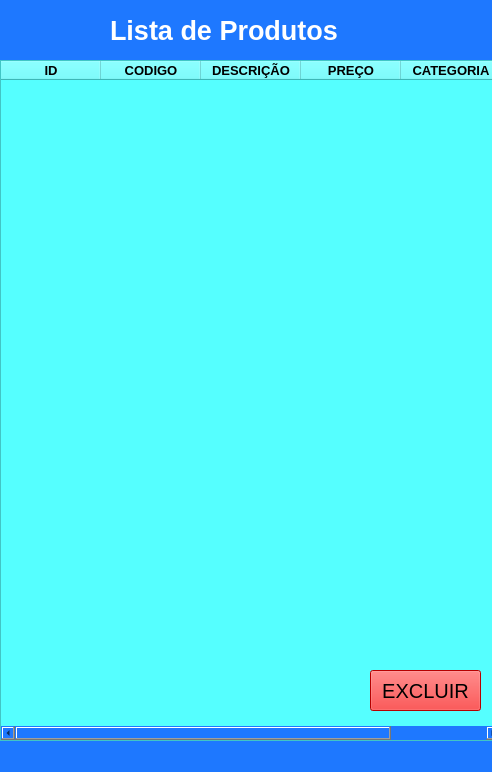
<?xml version="1.0" encoding="UTF-8"?>
<ui version="4.0">
 <class>MainWindow</class>
 <widget class="QMainWindow" name="MainWindow">
  <property name="geometry">
   <rect>
    <x>0</x>
    <y>0</y>
    <width>492</width>
    <height>772</height>
   </rect>
  </property>
  <property name="windowTitle">
   <string>MainWindow</string>
  </property>
  <property name="styleSheet">
   <string notr="true">background-color: rgb(30, 120, 255);</string>
  </property>
  <widget class="QWidget" name="centralwidget">
   <widget class="QLabel" name="label">
    <property name="geometry">
     <rect>
      <x>110</x>
      <y>0</y>
      <width>251</width>
      <height>61</height>
     </rect>
    </property>
    <property name="font">
     <font>
      <pointsize>20</pointsize>
      <weight>75</weight>
      <bold>true</bold>
     </font>
    </property>
    <property name="styleSheet">
     <string notr="true">color: rgb(255, 255, 255);</string>
    </property>
    <property name="text">
     <string>Lista de Produtos</string>
    </property>
   </widget>
   <widget class="QTableWidget" name="tableWidget">
    <property name="geometry">
     <rect>
      <x>0</x>
      <y>60</y>
      <width>501</width>
      <height>681</height>
     </rect>
    </property>
    <property name="font">
     <font>
      <pointsize>12</pointsize>
      <weight>75</weight>
      <bold>true</bold>
     </font>
    </property>
    <property name="styleSheet">
     <string notr="true">background-color: rgb(85, 255, 255);</string>
    </property>
    <column>
     <property name="text">
      <string>ID</string>
     </property>
     <property name="font">
      <font>
       <pointsize>10</pointsize>
       <weight>75</weight>
       <bold>true</bold>
      </font>
     </property>
    </column>
    <column>
     <property name="text">
      <string>CODIGO</string>
     </property>
     <property name="font">
      <font>
       <pointsize>10</pointsize>
       <weight>75</weight>
       <bold>true</bold>
      </font>
     </property>
    </column>
    <column>
     <property name="text">
      <string>DESCRIÇÃO</string>
     </property>
     <property name="font">
      <font>
       <pointsize>10</pointsize>
       <weight>75</weight>
       <bold>true</bold>
      </font>
     </property>
    </column>
    <column>
     <property name="text">
      <string>PREÇO</string>
     </property>
     <property name="font">
      <font>
       <pointsize>10</pointsize>
       <weight>75</weight>
       <bold>true</bold>
      </font>
     </property>
    </column>
    <column>
     <property name="text">
      <string>CATEGORIA</string>
     </property>
     <property name="font">
      <font>
       <pointsize>10</pointsize>
       <weight>75</weight>
       <bold>true</bold>
      </font>
     </property>
    </column>
   </widget>
   <widget class="QPushButton" name="pushButton">
    <property name="geometry">
     <rect>
      <x>370</x>
      <y>670</y>
      <width>111</width>
      <height>41</height>
     </rect>
    </property>
    <property name="font">
     <font>
      <pointsize>15</pointsize>
     </font>
    </property>
    <property name="styleSheet">
     <string notr="true">background-color: rgb(255, 0, 0);</string>
    </property>
    <property name="text">
     <string>EXCLUIR</string>
    </property>
   </widget>
  </widget>
  <widget class="QMenuBar" name="menubar">
   <property name="geometry">
    <rect>
     <x>0</x>
     <y>0</y>
     <width>492</width>
     <height>26</height>
    </rect>
   </property>
  </widget>
  <widget class="QStatusBar" name="statusbar"/>
 </widget>
 <resources/>
 <connections/>
</ui>
